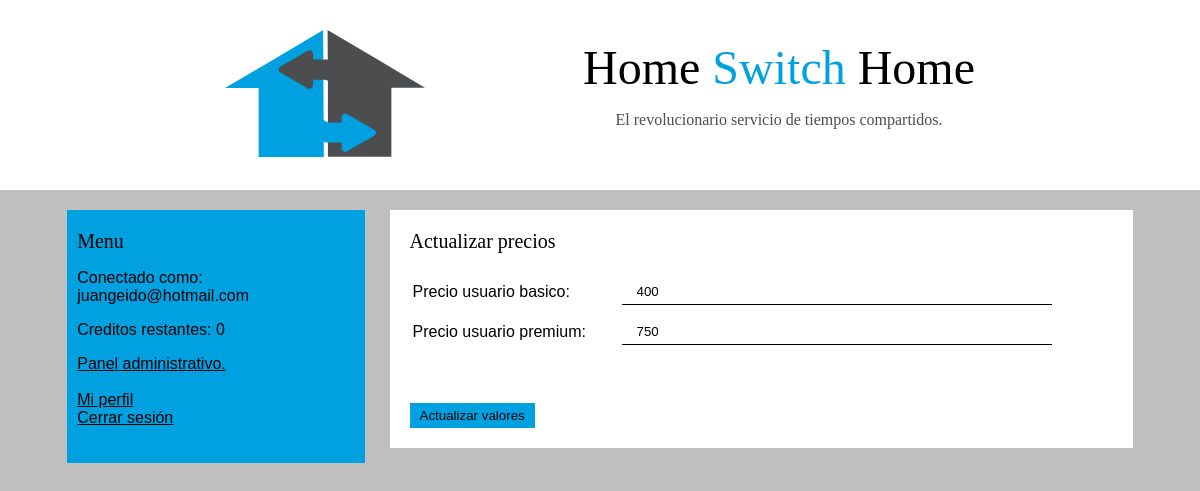
The app's page /precios.php (signed in) with its own data.
### tables this page shows
CREATE TABLE `usuarios` (
  `id` int(4) NOT NULL,
  `nombre` varchar(32) NOT NULL DEFAULT '',
  `apellido` varchar(32) NOT NULL DEFAULT '',
  `nacimiento` datetime NOT NULL DEFAULT '0000-00-00 00:00:00',
  `email` varchar(50) NOT NULL DEFAULT '',
  `clave` varchar(32) NOT NULL DEFAULT '',
  `cc_numero` varchar(16) NOT NULL,
  `cc_marca` varchar(32) NOT NULL,
  `cc_segur` varchar(3) NOT NULL,
  `cc_titular` varchar(50) NOT NULL DEFAULT '',
  `cc_vencimiento` datetime NOT NULL DEFAULT '0000-00-00 00:00:00',
  `rango` int(4) NOT NULL DEFAULT '0',
  `tokens` int(4) NOT NULL DEFAULT '2',
  `tokens_upd` datetime NOT NULL DEFAULT CURRENT_TIMESTAMP
);

CREATE TABLE `variables` (
  `id` int(4) NOT NULL,
  `nombre` varchar(32) NOT NULL DEFAULT '',
  `valor` int(4) NOT NULL DEFAULT '500'
);

### componentes/funciones-usuarios.php (called while the page is built, shortened)
<?php
class sesion{
	function estaLogeado($con) {
		if(isset($_SESSION['id'])){
			$sql = mysqli_query($con, "SELECT tokens_upd FROM usuarios WHERE id=".$_SESSION['id']);
			$chequeo = mysqli_fetch_array($sql);
			return true;
		} else {
			return false;
		}
	}
	function obtenerDatosUsuario() {
		$con = conectar();
		$sql = mysqli_query($con, "SELECT * FROM usuarios WHERE id=".$_SESSION['id']);
		$retorno = mysqli_fetch_array($sql);
		return $retorno;
	}
	function esAdmin() {
		$con = conectar();
		$sql = mysqli_query($con, "SELECT rango FROM usuarios WHERE id=".$_SESSION['id']);
		$resultado = mysqli_fetch_array($sql);
		if ($resultado['rango'] == 2) {
			return true;
		} else {
			return false;
		}
	}
}
?>

### precios.php (the view, shortened to what this page needs)
<?php
	include('componentes/funciones-usuarios.php');
	$con = conectar();
	$sesion = new sesion;
	$logeado = $sesion->estaLogeado($con);
	$vars = mysqli_query($con, "SELECT * FROM variables");
?>
<!DOCTYPE html>
<html>
<head>
	<link rel="stylesheet" type="text/css" href="estilo.css">
</head>
<body>
	<div class="cabezera">
		<?php include('modulos/cabezera.php') ?>
	</div>
	<div class="contenedor">
		<div class="sidebar">
			<?php include('modulos/sidebar.php') ?>
		</div>
		<div class="pagina">
		<span id="subtitulo">Actualizar precios</span></br>
		<span>&nbsp;</span>
		<form METHOD="post" ACTION="precios.php?cambiar=1">
			<table>
				<tr>
					<td style="width: 200px;">
						<span>Precio usuario basico:</span>
					</td>
					<td>
						<?php $variables = mysqli_fetch_array($vars); ?>
						<input name="usuario" type="number" class="campo-formulario" value="<?php echo $variables['valor']; ?>">
					</td>
				</tr>
				<tr>
					<td style="width: 200px;">
						<span>Precio usuario premium:</span>
					</td>
					<td>
						<?php $variables = mysqli_fetch_array($vars); ?>
						<input name="premium" type="number" class="campo-formulario" value="<?php echo $variables['valor']; ?>">
					</td>
				</tr>
			</table>
			<p>&nbsp;</p>
			<input class="boton" type="submit" value="Actualizar valores">
		</form>
	</div>
	</div>
</body>
</html>

### modulos/sidebar.php (shortened to what this page needs)
<span id="subtitulo">
	Menu
</span>
<?php
if ($logeado) {
	if (!isset($datosUsuario)) {
		$datosUsuario = $sesion->obtenerDatosUsuario();
	}
?>
<p>Conectado como:</br><?=$_SESSION['email']?></p>
<p>Creditos restantes: <?php echo $datosUsuario['tokens']?></p>
<p>
	<?php if ($sesion->esAdmin()) {?>
	<a href="admin.php">Panel administrativo.</a></br>&nbsp;</br>
	<?php } ?>
	<a href="perfil.php">Mi perfil</a></br>
	<a href="modulos/cerrar-sesion.php">Cerrar sesión</a></br>
</p>
<?php
}
?>

### estilo.css (style rules this page uses)
body { background-color: #BFBFBF; color: black; font-family: Liberation Sans; }
a { color: black; }
.cabezera { z-index: -1; position: absolute; top: 0px; left: 0px; right: 0px; width: 100%; background-color: #FFFFFF; color: #4C4D4F; height: 0px; padding-top: 40px; padding-bottom: 150px; }
.contenedor { width: 90%; max-width: 1100px; min-width: 1000px; margin-top: 210px; margin-left: auto; margin-right: auto; }
.sidebar { float: left; width: 27%; background-color: #00A1E1; padding-left: 10px; padding-top: 20px; padding-bottom: 20px; }
.pagina { float: right; width: 66%; background-color: white; padding-left: 20px; padding-right: 20px; padding-top: 20px; padding-bottom: 20px; }
#subtitulo { font-size: 20px; font-family: tahoma, Ubuntu; }
.boton { background-color: #00A1E1; padding: 5px; padding-right: 10px; padding-left: 10px; border-width: 0px; }
.campo-formulario { padding: 5px; padding-right: 15px; padding-left: 15px; margin: 5px; border: 0; border-bottom: 1px solid black; width: 400px; }

### records on screen
usuarios: tokens "0"
variables: usuario "400"
variables: premium "750"

### other values on screen
$_SESSION['email'] "juangeido@hotmail.com"
